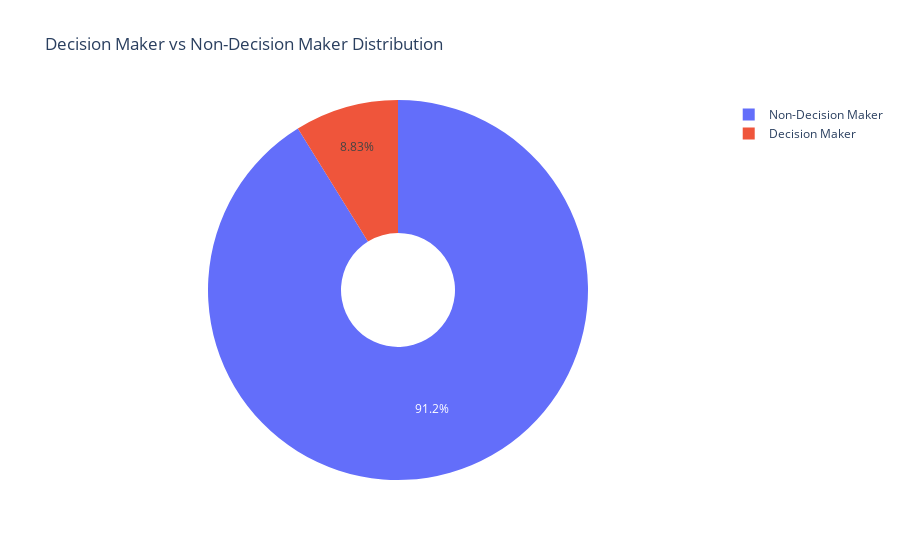

Here is the notebook cell this chart was saved with:
### Code cell
# Visualize Decision Maker distribution as a pie chart
import plotly.graph_objects as go
fig = go.Figure(data=[
    go.Pie(labels=decision_maker_counts.index, values=decision_maker_counts.values, hole=0.3)
])
fig.update_layout(title_text="Decision Maker vs Non-Decision Maker Distribution")
fig.show()

### Figure 1 — Plotly figure (JSON) as saved in the notebook; plotly's stock layout.template omitted (floating-point values rounded to 4 significant figures)
{"data": [{"hole": 0.3, "labels": ["Non-Decision Maker", "Decision Maker"], "type": "pie", "values": [4294, 416]}], "layout": {"title": {"text": "Decision Maker vs Non-Decision Maker Distribution"}}}
